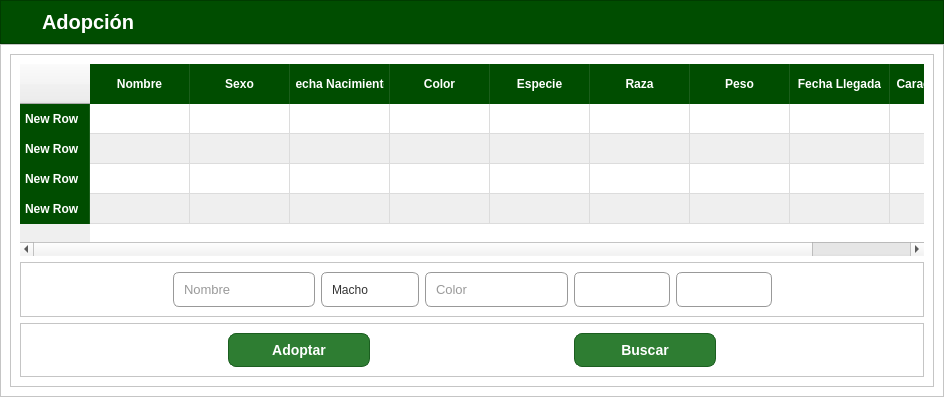
      <widget class="QWidget" name="page_5">
       <layout class="QVBoxLayout" name="verticalLayout_4" stretch="1,8">
        <property name="spacing">
         <number>0</number>
        </property>
        <property name="leftMargin">
         <number>0</number>
        </property>
        <property name="topMargin">
         <number>0</number>
        </property>
        <property name="rightMargin">
         <number>0</number>
        </property>
        <property name="bottomMargin">
         <number>0</number>
        </property>
        <item>
         <widget class="QFrame" name="frame_superior_3">
          <property name="styleSheet">
           <string notr="true">#frame_superior_3{
	background-color: #004d00
}

#titulo_3{
	color: white; 
	font-size: 20px; 
	font-weight: bold; 
}</string>
          </property>
          <property name="frameShape">
           <enum>QFrame::StyledPanel</enum>
          </property>
          <property name="frameShadow">
           <enum>QFrame::Raised</enum>
          </property>
          <layout class="QHBoxLayout" name="horizontalLayout_4">
           <property name="leftMargin">
            <number>15</number>
           </property>
           <item>
            <widget class="QLabel" name="label_3">
             <property name="minimumSize">
              <size>
               <width>20</width>
               <height>20</height>
              </size>
             </property>
             <property name="maximumSize">
              <size>
               <width>40</width>
               <height>40</height>
              </size>
             </property>
             <property name="text">
              <string/>
             </property>
             <property name="pixmap">
              <pixmap>img/corazon2.webp</pixmap>
             </property>
             <property name="scaledContents">
              <bool>true</bool>
             </property>
            </widget>
           </item>
           <item>
            <widget class="QLabel" name="titulo_3">
             <property name="text">
              <string>Adopción</string>
             </property>
            </widget>
           </item>
           <item>
            <spacer name="horizontalSpacer_3">
             <property name="orientation">
              <enum>Qt::Horizontal</enum>
             </property>
             <property name="sizeHint" stdset="0">
              <size>
               <width>799</width>
               <height>20</height>
              </size>
             </property>
            </spacer>
           </item>
          </layout>
         </widget>
        </item>
        <item>
         <widget class="QFrame" name="frame_3">
          <property name="styleSheet">
           <string notr="true">.QFrame{
	background-color:white;
}</string>
          </property>
          <property name="frameShape">
           <enum>QFrame::StyledPanel</enum>
          </property>
          <property name="frameShadow">
           <enum>QFrame::Raised</enum>
          </property>
          <layout class="QVBoxLayout" name="verticalLayout_11">
           <item>
            <widget class="QFrame" name="frame_5">
             <property name="styleSheet">
              <string notr="true">QLineEdit {
    background-color: #ffffff; /* Fondo blanco puro */
    border: 1px solid #999999; /* Un borde gris muy sutil y claro */
    border-radius: 6px; /* Bordes redondeados sutiles */
    font-size: 13px;
    color: #333333; /* Texto gris oscuro para mejor lectura */
    padding: 8px; /* Padding interior para que el texto no toque el borde */
    selection-background-color: #a8d5a2; /* Color cuando seleccionas texto dentro */
}

/* Efecto al hacer clic para escribir (Focus) */
QLineEdit:focus {
    border: 1px solid #3eb038; /* El borde se vuelve verde para indicar que está activo */
    background-color: #f8fff8; /* Un fondo muy sutilmente verde claro */
}

/* Efecto si el QLineEdit está deshabilitado */
QLineEdit:disabled {
    background-color: #f2f2f2;
    color: #aaaaaa;
    border: 1px solid #e0e0e0;
}

QLineEdit::placeholder {
    color: #999999;
    font-style: italic;
}

QComboBox {
    background-color: white;
    border: 1px solid #999999;
    border-radius: 6px;
    padding: 5px 10px;
    min-width: 6em;
    color: #333333;
}

/* Estilo del botón de la flechita */
QComboBox::drop-down {
    border: none;
    width: 30px;
}

/* Estilo de la flechita (puedes usar una imagen o un caracter) */
QComboBox::down-arrow {
    width: 12px;
    height: 12px;
}

/* Estilo de la lista desplegable cuando se abre */
QComboBox QAbstractItemView {
    border: 1px solid #dcdcdc;
    selection-background-color: #3eb038; /* Color verde al pasar el ratón */
    selection-color: white;
    background-color: white;
    outline: none;
}</string>
             </property>
             <property name="frameShape">
              <enum>QFrame::StyledPanel</enum>
             </property>
             <property name="frameShadow">
              <enum>QFrame::Raised</enum>
             </property>
             <layout class="QVBoxLayout" name="verticalLayout_9">
              <item>
               <widget class="QTableWidget" name="tabla_adopcion">
                <property name="styleSheet">
                 <string notr="true">QTableWidget {
	background-color:white;
    gridline-color: #dcdcdc; /* Color de las líneas de la cuadrícula */
    border: none;
    alternate-background-color: #efefef; /* Color de las filas grises */
    selection-background-color: #a8d5a2; /* Color cuando seleccionas una fila */
    color: #333333; /* Color del texto de los datos */
}

/* Estilo de los encabezados (La parte superior verde) */
QHeaderView::section {
    background-color: #004d00; /* Verde oscuro como el de tu banner */
    color: white;
    padding: 5px;
    font-weight: bold;
    border: none;
    border-right: 1px solid #1a5e1a; /* Línea divisoria entre columnas */
    height: 30px;
}

/* Estilo para que los datos se vean más limpios */
QTableWidget::item {
    padding: 5px;
}</string>
                </property>
                <property name="alternatingRowColors">
                 <bool>true</bool>
                </property>
                <row>
                 <property name="text">
                  <string>New Row</string>
                 </property>
                </row>
                <row>
                 <property name="text">
                  <string>New Row</string>
                 </property>
                </row>
                <row>
                 <property name="text">
                  <string>New Row</string>
                 </property>
                </row>
                <row>
                 <property name="text">
                  <string>New Row</string>
                 </property>
                </row>
                <column>
                 <property name="text">
                  <string>Nombre</string>
                 </property>
                </column>
                <column>
                 <property name="text">
                  <string>Sexo</string>
                 </property>
                </column>
                <column>
                 <property name="text">
                  <string>Fecha Nacimiento</string>
                 </property>
                </column>
                <column>
                 <property name="text">
                  <string>Color</string>
                 </property>
                </column>
                <column>
                 <property name="text">
                  <string>Especie</string>
                 </property>
                </column>
                <column>
                 <property name="text">
                  <string>Raza</string>
                 </property>
                </column>
                <column>
                 <property name="text">
                  <string>Peso</string>
                 </property>
                </column>
                <column>
                 <property name="text">
                  <string>Fecha Llegada</string>
                 </property>
                </column>
                <column>
                 <property name="text">
                  <string>Características</string>
                 </property>
                </column>
               </widget>
              </item>
              <item>
               <widget class="QFrame" name="frame_7">
                <property name="styleSheet">
                 <string notr="true">QLineEdit {
    background-color: #ffffff; /* Fondo blanco puro */
    border: 1px solid #999999; /* Un borde gris muy sutil y claro */
    border-radius: 6px; /* Bordes redondeados sutiles */
    font-size: 13px;
    color: #333333; /* Texto gris oscuro para mejor lectura */
    padding: 8px; /* Padding interior para que el texto no toque el borde */
    selection-background-color: #a8d5a2; /* Color cuando seleccionas texto dentro */
}

/* Efecto al hacer clic para escribir (Focus) */
QLineEdit:focus {
    border: 1px solid #3eb038; /* El borde se vuelve verde para indicar que está activo */
    background-color: #f8fff8; /* Un fondo muy sutilmente verde claro */
}

/* Efecto si el QLineEdit está deshabilitado */
QLineEdit:disabled {
    background-color: #f2f2f2;
    color: #aaaaaa;
    border: 1px solid #e0e0e0;
}

QLineEdit::placeholder {
    color: #999999;
    font-style: italic;
}

QComboBox {
    background-color: white;
    border: 1px solid #999999;
    border-radius: 6px;
    padding: 5px 10px;
    min-width: 6em;
    color: #333333;
}

/* Estilo del botón de la flechita */
QComboBox::drop-down {
    border: none;
    width: 30px;
}

/* Estilo de la flechita (puedes usar una imagen o un caracter) */
QComboBox::down-arrow {
    width: 12px;
    height: 12px;
}

/* Estilo de la lista desplegable cuando se abre */
QComboBox QAbstractItemView {
    border: 1px solid #dcdcdc;
    selection-background-color: #3eb038; /* Color verde al pasar el ratón */
    selection-color: white;
    background-color: white;
    outline: none;
}</string>
                </property>
                <property name="frameShape">
                 <enum>QFrame::StyledPanel</enum>
                </property>
                <property name="frameShadow">
                 <enum>QFrame::Raised</enum>
                </property>
                <layout class="QHBoxLayout" name="horizontalLayout_9">
                 <item>
                  <spacer name="horizontalSpacer_8">
                   <property name="orientation">
                    <enum>Qt::Horizontal</enum>
                   </property>
                   <property name="sizeHint" stdset="0">
                    <size>
                     <width>40</width>
                     <height>20</height>
                    </size>
                   </property>
                  </spacer>
                 </item>
                 <item>
                  <widget class="QLineEdit" name="input_nombre">
                   <property name="maximumSize">
                    <size>
                     <width>250</width>
                     <height>250</height>
                    </size>
                   </property>
                   <property name="placeholderText">
                    <string>Nombre</string>
                   </property>
                  </widget>
                 </item>
                 <item>
                  <widget class="QComboBox" name="input_sexo">
                   <property name="maximumSize">
                    <size>
                     <width>250</width>
                     <height>250</height>
                    </size>
                   </property>
                   <item>
                    <property name="text">
                     <string>Macho</string>
                    </property>
                   </item>
                   <item>
                    <property name="text">
                     <string>Hembra</string>
                    </property>
                   </item>
                  </widget>
                 </item>
                 <item>
                  <widget class="QLineEdit" name="input_color">
                   <property name="maximumSize">
                    <size>
                     <width>250</width>
                     <height>250</height>
                    </size>
                   </property>
                   <property name="placeholderText">
                    <string>Color</string>
                   </property>
                  </widget>
                 </item>
                 <item>
                  <widget class="QComboBox" name="comboBox_2">
                   <property name="maximumSize">
                    <size>
                     <width>250</width>
                     <height>250</height>
                    </size>
                   </property>
                  </widget>
                 </item>
                 <item>
                  <widget class="QComboBox" name="comboBox_3">
                   <property name="maximumSize">
                    <size>
                     <width>250</width>
                     <height>250</height>
                    </size>
                   </property>
                  </widget>
                 </item>
                 <item>
                  <spacer name="horizontalSpacer_9">
                   <property name="orientation">
                    <enum>Qt::Horizontal</enum>
                   </property>
                   <property name="sizeHint" stdset="0">
                    <size>
                     <width>40</width>
                     <height>20</height>
                    </size>
                   </property>
                  </spacer>
                 </item>
                </layout>
               </widget>
              </item>
              <item>
               <widget class="QFrame" name="frame_8">
                <property name="frameShape">
                 <enum>QFrame::StyledPanel</enum>
                </property>
                <property name="frameShadow">
                 <enum>QFrame::Raised</enum>
                </property>
                <layout class="QHBoxLayout" name="horizontalLayout_8">
                 <item>
                  <spacer name="horizontalSpacer_6">
                   <property name="orientation">
                    <enum>Qt::Horizontal</enum>
                   </property>
                   <property name="sizeHint" stdset="0">
                    <size>
                     <width>40</width>
                     <height>20</height>
                    </size>
                   </property>
                  </spacer>
                 </item>
                 <item>
                  <widget class="QPushButton" name="btn_adoptar">
                   <property name="styleSheet">
                    <string notr="true">/* Estilo general del botón en estado normal */
QPushButton {
    background-color: #2e7d32; /* Un verde más suave y oscuro, tipo &quot;Forest Green&quot; */
    color: white; /* Texto blanco */
    border: 1px solid #1b5e20; /* Un borde sutil aún más oscuro */
    border-radius: 8px; /* Bordes redondeados modernos */
    font-size: 14px;
    font-weight: bold; /* Texto en negrita */
    padding-top: 8px; /* &quot;Aire&quot; arriba y abajo */
    padding-bottom: 8px;
    padding-left: 20px; /* &quot;Aire&quot; a los lados */
    padding-right: 20px;
    min-width: 100px; /* Ancho mínimo para que no se encoja mucho */
}

/* Efecto al pasar el ratón (Hover) */
QPushButton:hover {
    background-color: #388e3c; /* Un verde un poco más claro al hacer hover */
    border: 1px solid #2e7d32;
}

/* Efecto al hacer clic (Pressed) */
QPushButton:pressed {
    background-color: #1b5e20; /* Más oscuro aún cuando está pulsado */
    padding-top: 10px; /* Efecto sutil de presión */
    padding-bottom: 6px;
}</string>
                   </property>
                   <property name="text">
                    <string>Adoptar</string>
                   </property>
                  </widget>
                 </item>
                 <item>
                  <spacer name="horizontalSpacer_15">
                   <property name="orientation">
                    <enum>Qt::Horizontal</enum>
                   </property>
                   <property name="sizeHint" stdset="0">
                    <size>
                     <width>40</width>
                     <height>20</height>
                    </size>
                   </property>
                  </spacer>
                 </item>
                 <item>
                  <widget class="QPushButton" name="btn_buscarAdopcionAnimal">
                   <property name="styleSheet">
                    <string notr="true">/* Estilo general del botón en estado normal */
QPushButton {
    background-color: #2e7d32; /* Un verde más suave y oscuro, tipo &quot;Forest Green&quot; */
    color: white; /* Texto blanco */
    border: 1px solid #1b5e20; /* Un borde sutil aún más oscuro */
    border-radius: 8px; /* Bordes redondeados modernos */
    font-size: 14px;
    font-weight: bold; /* Texto en negrita */
    padding-top: 8px; /* &quot;Aire&quot; arriba y abajo */
    padding-bottom: 8px;
    padding-left: 20px; /* &quot;Aire&quot; a los lados */
    padding-right: 20px;
    min-width: 100px; /* Ancho mínimo para que no se encoja mucho */
}

/* Efecto al pasar el ratón (Hover) */
QPushButton:hover {
    background-color: #388e3c; /* Un verde un poco más claro al hacer hover */
    border: 1px solid #2e7d32;
}

/* Efecto al hacer clic (Pressed) */
QPushButton:pressed {
    background-color: #1b5e20; /* Más oscuro aún cuando está pulsado */
    padding-top: 10px; /* Efecto sutil de presión */
    padding-bottom: 6px;
}</string>
                   </property>
                   <property name="text">
                    <string>Buscar</string>
                   </property>
                  </widget>
                 </item>
                 <item>
                  <spacer name="horizontalSpacer_7">
                   <property name="orientation">
                    <enum>Qt::Horizontal</enum>
                   </property>
                   <property name="sizeHint" stdset="0">
                    <size>
                     <width>40</width>
                     <height>20</height>
                    </size>
                   </property>
                  </spacer>
                 </item>
                </layout>
               </widget>
              </item>
             </layout>
            </widget>
           </item>
          </layout>
         </widget>
        </item>
       </layout>
      </widget>
